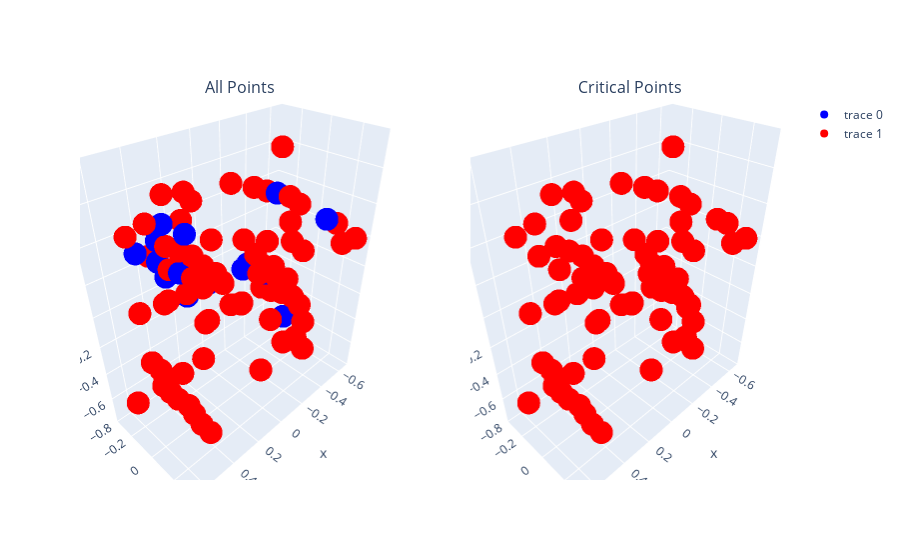

Here is the notebook cell this chart was saved with:
### Code cell
plot_crit_points_from_file(model, 'data/sweeps/WHEELED_RIDER/175.txt', 200)
